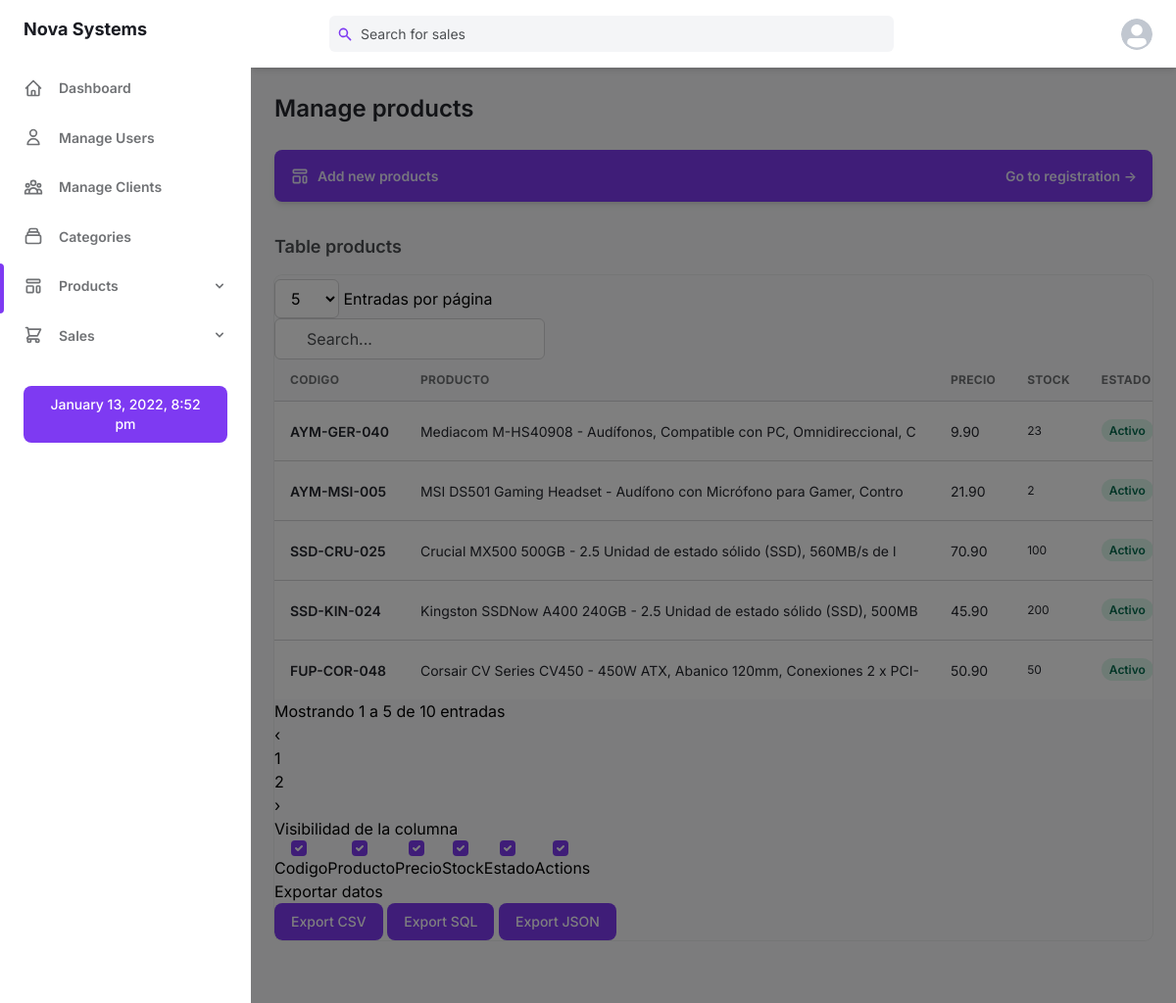
Page /products.php (signed in) on the committed database.
### tables this page shows
CREATE TABLE `producto` (
  `id_producto` int UNSIGNED NOT NULL,
  `id_categoria` int UNSIGNED NOT NULL,
  `codigo` varchar(50) NOT NULL,
  `descripcion` text NOT NULL,
  `precio` decimal(5,2) NOT NULL,
  `stock` int UNSIGNED NOT NULL,
  `estado` tinyint(1) NOT NULL DEFAULT '1'
);

### products.php (the view, shortened to what this page needs)
<?php
    include "./instalacion/conexion.php";
    $consultaGeneral = $conect->prepare('SELECT * FROM producto');
    $consultaGeneral->execute();
    $productos = $consultaGeneral->fetchAll();
?>
<!DOCTYPE html>
<html :class="{ 'theme-dark': dark }" x-data="data()" lang="en">
  <head>
    <?php include "./layout/head.php"; ?>
    <link href="https://cdn.jsdelivr.net/npm/simple-datatables@latest/dist/style.css" rel="stylesheet" type="text/css">
  </head>
  <body>
    <div
      class="flex h-screen bg-gray-50 dark:bg-gray-900"
      :class="{ 'overflow-hidden': isSideMenuOpen}"
    >
      <?php include "./layout/aside.php"; ?>
      <div class="flex flex-col flex-1 w-full">
        <?php include "./layout/header.php"; ?>
        <main class="h-full pb-16 overflow-y-auto">
          <div class="container grid px-6 mx-auto">
            <h2
              class="my-6 text-2xl font-semibold text-gray-700 dark:text-gray-200"
            >
              Manage products
            </h2>
            <a
              class="flex items-center justify-between p-4 mb-8 text-sm font-semibold text-purple-100 bg-purple-600 rounded-lg shadow-md focus:outline-none focus:shadow-outline-purple"
              href="./add_product.php"
            >
              <div class="flex items-center">
                <span>Add new products</span>
              </div>
              <span>Go to registration &RightArrow;</span>
            </a>
            <h4
              class="mb-4 text-lg font-semibold text-gray-600 dark:text-gray-300"
            >
              Table products
            </h4>
            <div class="w-full overflow-hidden rounded-lg shadow-xs">
              <div class="w-full overflow-x-auto">
                <table id="table" class="w-full whitespace-no-wrap">
                  <thead>
                    <tr
                      class="text-xs font-semibold tracking-wide text-left text-gray-500 uppercase border-b dark:border-gray-700 bg-gray-50 dark:text-gray-400 dark:bg-gray-800"
                    >
                      <th class="px-4 py-3">Codigo</th>
                      <th class="px-4 py-3">Producto</th>
                      <th class="px-4 py-3">Precio</th>
                      <th class="px-4 py-3">Stock</th>
                      <th class="px-4 py-3">Estado</th>
                    </tr>
                  </thead>
                  <tbody
                    class="bg-white divide-y dark:divide-gray-700 dark:bg-gray-800"
                  >
                  <?php foreach ($productos as $datos => $valor):?>
                    <tr class="text-gray-700 dark:text-gray-400">
                      <td class="px-4 py-3">
                        <div class="flex items-center text-sm">
                            <p class="font-semibold"><?= $valor['codigo']; ?></p>
                        </div>
                      </td>
                      <td class="px-4 py-3 text-sm">
                      <?= substr($valor['descripcion'],0,70); ?>
                      </td>
                      <td class="px-4 py-3 text-sm">
                      <?= $valor['precio']; ?>
                      </td>
                      <td class="px-4 py-3 text-xs">
                        <?= $valor['stock']?>
                      </td>
                      <td class="px-4 py-3 text-xs">
                        <?php if ($valor['estado']==1):?>
                            <span
                          class="px-2 py-1 font-semibold leading-tight text-green-700 bg-green-100 rounded-full dark:bg-green-700 dark:text-green-100"
                        >
                        Activo
                        </span>
                        <?php else: ?>
                            <span class="px-2 py-1 font-semibold leading-tight text-red-700 bg-red-100 rounded-full dark:text-red-100 dark:bg-red-700">
                          Inactivo
                        </span>
                        <?php endif; ?>
                      </td>
                    </tr>
                    <?php endforeach; ?>
                  </tbody>
                </table>
              </div>
              <div id="hide">
                    <div class="form-group" id="columns"></div>
                    <div class="card-block">
                    <div class="card-header" id="titulo">
                    Exportar datos
                      </div>
                        <div class="form-group" id="exportar">
                    <button type="button" class="bttn success export px-4 py-2 text-sm font-medium leading-5 text-white transition-colors duration-150 bg-purple-600 border border-transparent rounded-lg active:bg-purple-600 hover:bg-purple-700 focus:outline-none focus:shadow-outline-purple" data-type="csv">Export CSV</button>
                    <button type="button" class="bttn success export px-4 py-2 text-sm font-medium leading-5 text-white transition-colors duration-150 bg-purple-600 border border-transparent rounded-lg active:bg-purple-600 hover:bg-purple-700 focus:outline-none focus:shadow-outline-purple" data-type="sql">Export SQL</button>
                    <button type="button" class="bttn success export px-4 py-2 text-sm font-medium leading-5 text-white transition-colors duration-150 bg-purple-600 border border-transparent rounded-lg active:bg-purple-600 hover:bg-purple-700 focus:outline-none focus:shadow-outline-purple" data-type="json">Export JSON</button>
                </div>
              </div>
                </div>
            </div>
          </div>
        </main>
      </div>
    </div>
  </body>
</html>

### layout/head.php (shortened to what this page needs)
<link rel="stylesheet" href="./assets/css/tailwind.output.css" />

### layout/aside.php (shortened to what this page needs)
      <aside
        class="z-20 flex-shrink-0 hidden w-64 overflow-y-auto bg-white dark:bg-gray-800 md:block"
      >
        <div class="py-4 text-gray-500 dark:text-gray-400">
          <a
            class="ml-6 text-lg font-bold text-gray-800 dark:text-gray-200"
            href="#"
          >
          Nova Systems
          </a>
          <ul class="mt-6">
            <li class="relative px-6 py-3">
              <a
                class="inline-flex items-center w-full text-sm font-semibold transition-colors duration-150 hover:text-gray-800 dark:hover:text-gray-200"
                href="index.php"
              >
                <svg
                  class="w-5 h-5"
                  aria-hidden="true"
                  fill="none"
                  stroke-linecap="round"
                  stroke-linejoin="round"
                  stroke-width="2"
                  viewBox="0 0 24 24"
                  stroke="currentColor"
                >
                  <path
                    d="M3 12l2-2m0 0l7-7 7 7M5 10v10a1 1 0 001 1h3m10-11l2 2m-2-2v10a1 1 0 01-1 1h-3m-6 0a1 1 0 001-1v-4a1 1 0 011-1h2a1 1 0 011 1v4a1 1 0 001 1m-6 0h6"
                  ></path>
                </svg>
                <span class="ml-4">Dashboard</span>
              </a>
            </li>
          </ul>
          <ul>
          <?php if(strcmp($_SESSION['rol'],'Admin') === 0){?>
            <li class="relative px-6 py-3">
              <a
                class="inline-flex items-center w-full text-sm font-semibold transition-colors duration-150 hover:text-gray-800 dark:hover:text-gray-200"
                href="users.php"
              >
              <svg xmlns="http://www.w3.org/2000/svg" class="h-5 w-5" fill="none" viewBox="0 0 24 24" stroke="currentColor">
  <path stroke-linecap="round" stroke-linejoin="round" stroke-width="2" d="M16 7a4 4 0 11-8 0 4 4 0 018 0zM12 14a7 7 0 00-7 7h14a7 7 0 00-7-7z" />
</svg>
                <span class="ml-4">Manage Users</span>
              </a>
            </li>
            <li class="relative px-6 py-3">
              <a
                class="inline-flex items-center w-full text-sm font-semibold transition-colors duration-150 hover:text-gray-800 dark:hover:text-gray-200"
                href="./clients.php"
              >
                <span class="ml-4">Manage Clients</span>
              </a>
            </li>
            <li class="relative px-6 py-3">
              <a
                class="inline-flex items-center w-full text-sm font-semibold transition-colors duration-150 hover:text-gray-800 dark:hover:text-gray-200"
                href="categories.php"
              >
                <span class="ml-4">Categories</span>
              </a>
            </li>
            <li class="relative px-6 py-3">
                <?php if(strcmp($_SERVER['PHP_SELF'],"/products.php") === 0 || strcmp($_SERVER['PHP_SELF'],"/add_product.php") === 0){?>
                    <span
                    class="absolute inset-y-0 left-0 w-1 bg-purple-600 rounded-tr-lg rounded-br-lg"
                    aria-hidden="true"
                  ></span>
                <?php }?>
              <button
                class="inline-flex items-center justify-between w-full text-sm font-semibold transition-colors duration-150 hover:text-gray-800 dark:hover:text-gray-200"
                @click="togglePagesMenu1"
                aria-haspopup="true"
              >
                <span class="inline-flex items-center">
                  <span class="ml-4">Products</span>
                </span>
                <svg
                  class="w-4 h-4"
                  aria-hidden="true"
                  fill="currentColor"
                  viewBox="0 0 20 20"
                >
                  <path
                    fill-rule="evenodd"
                    d="M5.293 7.293a1 1 0 011.414 0L10 10.586l3.293-3.293a1 1 0 111.414 1.414l-4 4a1 1 0 01-1.414 0l-4-4a1 1 0 010-1.414z"
                    clip-rule="evenodd"
                  ></path>
                </svg>
              </button>
            </li>
            <?php }?>
            <li class="relative px-6 py-3">
              <button
                class="inline-flex items-center justify-between w-full text-sm font-semibold transition-colors duration-150 hover:text-gray-800 dark:hover:text-gray-200"
                @click="togglePagesMenu"
                aria-haspopup="true"
              >
                <span class="inline-flex items-center">
                  <span class="ml-4">Sales</span>
                </span>
                <svg
                  class="w-4 h-4"
                  aria-hidden="true"
                  fill="currentColor"
                  viewBox="0 0 20 20"
                >
                  <path
                    fill-rule="evenodd"
                    d="M5.293 7.293a1 1 0 011.414 0L10 10.586l3.293-3.293a1 1 0 111.414 1.414l-4 4a1 1 0 01-1.414 0l-4-4a1 1 0 010-1.414z"
                    clip-rule="evenodd"
                  ></path>
                </svg>
              </button>
            </li>
          </ul>
          <div class="px-6 my-6">
            <button
              class="flex items-center justify-between w-full px-4 py-2 text-sm font-medium leading-5 text-white transition-colors duration-150 bg-purple-600 border border-transparent rounded-lg active:bg-purple-600 hover:bg-purple-700 focus:outline-none focus:shadow-outline-purple"
            >
            <?php date_default_timezone_set('America/Panama');
            echo date("F j, Y, g:i a");
            ?>
            </button>
          </div>
        </div>
      </aside>
      <div
        x-show="isSideMenuOpen"
        x-transition:enter="transition ease-in-out duration-150"
        x-transition:enter-start="opacity-0"
        x-transition:enter-end="opacity-100"
        x-transition:leave="transition ease-in-out duration-150"
        x-transition:leave-start="opacity-100"
        x-transition:leave-end="opacity-0"
        class="fixed inset-0 z-10 flex items-end bg-black bg-opacity-50 sm:items-center sm:justify-center"
      ></div>

### layout/header.php (shortened to what this page needs)
<header class="z-10 py-4 bg-white shadow-md dark:bg-gray-800">
          <div
            class="container flex items-center justify-between h-full px-6 mx-auto text-purple-600 dark:text-purple-300"
          >
            <div class="flex justify-center flex-1 lg:mr-32">
              <div
                class="relative w-full max-w-xl mr-6 focus-within:text-purple-500"
              >
                <div class="absolute inset-y-0 flex items-center pl-2">
                  <svg
                    class="w-4 h-4"
                    aria-hidden="true"
                    fill="currentColor"
                    viewBox="0 0 20 20"
                  >
                    <path
                      fill-rule="evenodd"
                      d="M8 4a4 4 0 100 8 4 4 0 000-8zM2 8a6 6 0 1110.89 3.476l4.817 4.817a1 1 0 01-1.414 1.414l-4.816-4.816A6 6 0 012 8z"
                      clip-rule="evenodd"
                    ></path>
                  </svg>
                </div>
                <input
                  class="w-full pl-8 pr-2 text-sm text-gray-700 placeholder-gray-600 bg-gray-100 border-0 rounded-md dark:placeholder-gray-500 dark:focus:shadow-outline-gray dark:focus:placeholder-gray-600 dark:bg-gray-700 dark:text-gray-200 focus:placeholder-gray-500 focus:bg-white focus:border-purple-300 focus:outline-none focus:shadow-outline-purple form-input"
                  type="text"
                  placeholder="Search for sales"
                  aria-label="Search"
                />
              </div>
            </div>
            <ul class="flex items-center flex-shrink-0 space-x-6">
              <li class="relative">
                <button
                  class="align-middle rounded-full focus:shadow-outline-purple focus:outline-none"
                  @click="toggleProfileMenu"
                  @keydown.escape="closeProfileMenu"
                  aria-label="Account"
                  aria-haspopup="true"
                >
                  <img
                    class="object-cover w-8 h-8 rounded-full"
                    src="./assets/img/avatar.svg"
                    alt=""
                    aria-hidden="true"
                  />
                </button>
              </li>
            </ul>
          </div>
        </header>

### rows in the picture
producto: codigo "AYM-GER-040", descripcion "Mediacom M-HS40908 - Audífonos, Compatible con PC, Omnidireccional, C", precio "9.90", stock "23", estado "Activo"
producto: codigo "AYM-MSI-005", descripcion "MSI DS501 Gaming Headset - Audífono con Micrófono para Gamer, Contro", precio "21.90", stock "2", estado "Activo"
producto: codigo "SSD-CRU-025", descripcion "Crucial MX500 500GB - 2.5 Unidad de estado sólido (SSD), 560MB/s de l", precio "70.90", stock "100", estado "Activo"
producto: codigo "SSD-KIN-024", descripcion "Kingston SSDNow A400 240GB - 2.5 Unidad de estado sólido (SSD), 500MB", precio "45.90", stock "200", estado "Activo"
producto: codigo "FUP-COR-048", descripcion "Corsair CV Series CV450 - 450W ATX, Abanico 120mm, Conexiones 2 x PCI-", precio "50.90", stock "50", estado "Activo"
